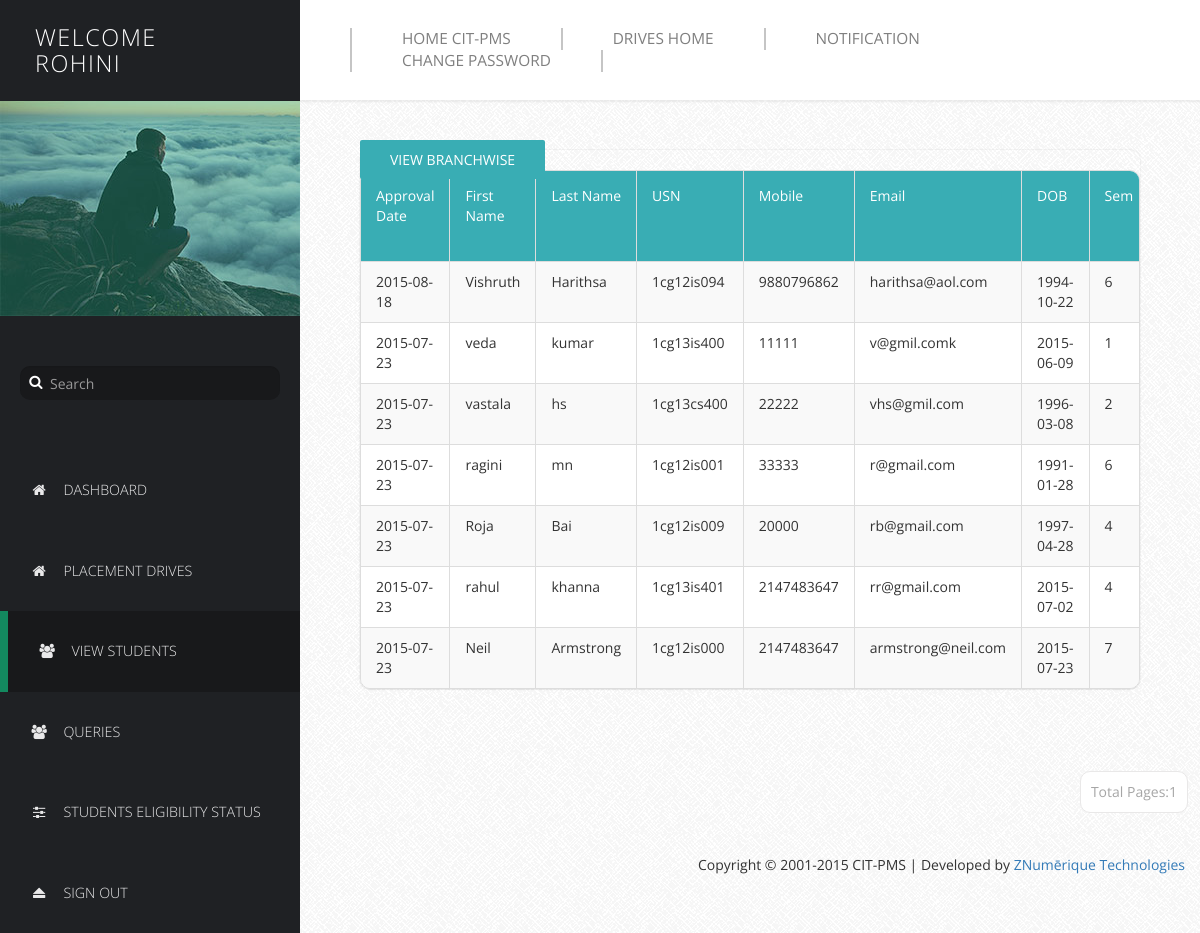
Page /Profilers/PProfile/manage-users.php (signed in) on the committed database.
### tables this page shows
CREATE TABLE `basicdetails` (
  `Id` int NOT NULL,
  `FirstName` varchar(25) NOT NULL,
  `LastName` varchar(25) NOT NULL,
  `USN` varchar(10) NOT NULL,
  `Mobile` bigint NOT NULL,
  `Email` varchar(255) NOT NULL,
  `DOB` date NOT NULL,
  `Sem` int NOT NULL,
  `Branch` varchar(15) NOT NULL,
  `SSLC` float NOT NULL,
  `PU/Dip` float NOT NULL,
  `BE` float NOT NULL,
  `Backlogs` int NOT NULL,
  `HofBacklogs` tinyint(1) NOT NULL,
  `DetainYears` int NOT NULL,
  `Approve` tinyint(1) NOT NULL DEFAULT '0',
  `ApprovalDate` date NOT NULL
);

### Profilers/PProfile/manage-users.php (the view, shortened to what this page needs)
<!DOCTYPE html>
<html lang="en">
  <head>
    <link href="css/font-awesome.min.css" rel="stylesheet">
    <link href="css/bootstrap.min.css" rel="stylesheet">
    <link href="css/templatemo-style.css" rel="stylesheet">
  </head>
  <body>
    <div class="templatemo-flex-row">
      <div class="templatemo-sidebar">
        <header class="templatemo-site-header">
          <?php
		  $Welcome = "Welcome";
          echo "<h1>" . $Welcome . "<br>". $_SESSION['pusername']. "</h1>";
		 echo "<br>";
		  ?>
        </header>
        <div class="profile-photo-container">
          <img src="images/profile-photo.jpg" alt="Profile Photo" class="img-responsive">
          <div class="profile-photo-overlay"></div>
        </div>
        <form class="templatemo-search-form" role="search">
          <div class="input-group">
              <button type="submit" class="fa fa-search"></button>
              <input type="text" class="form-control" placeholder="Search" name="srch-term" id="srch-term">
          </div>
        </form>
        <nav class="templatemo-left-nav">
          <ul>
         <ul>
            <li><a href="login.php" ><i class="fa fa-home fa-fw"></i>Dashboard</a></li>
            <li><a href="Placement Drives.php"><i class="fa fa-home fa-fw"></i>Placement Drives</a></li>
            <li><a href="#" class="active"><i class="fa fa-users fa-fw"></i>View Students</a></li>
            <li><a href="queries.php"><i class="fa fa-users fa-fw"></i>Queries</a></li>
            <li><a href="Students Eligibility.php"><i class="fa fa-sliders fa-fw"></i>Students Eligibility Status</a></li>
            <li><a href="logout.php"><i class="fa fa-eject fa-fw"></i>Sign Out</a></li>
          </ul>
        </nav>
      </div>
      <div class="templatemo-content col-1 light-gray-bg">
        <div class="templatemo-top-nav-container">
          <div class="row">
            <nav class="templatemo-top-nav col-lg-12 col-md-12">
              <ul class="text-uppercase">
               <li><a href="../../Homepage/index.php">Home CIT-PMS</a></li>
                <li><a href="../../Drives/index.php">Drives Home</a></li>
                <li><a href="Notif.php">Notification</a></li>
                <li><a href="Change Password.php">Change Password</a></li>
              </ul>
            </nav>
          </div>
        </div>
        <div class="templatemo-content-container">
          <div class="templatemo-content-widget no-padding">
		  	<a href="bgo.php" class="templatemo-blue-button">View Branchwise</a>
            <div class="panel panel-default table-responsive">
			  <table class="table table-striped table-bordered templatemo-user-table">
                <thead>
                  <tr>
				  <td><a   class="white-text templatemo-sort-by">Approval Date</a></td>
                    <td><a   class="white-text templatemo-sort-by">First Name</a></td>
                    <td><a   class="white-text templatemo-sort-by">Last Name </a></td>
                    <td><a  class="white-text templatemo-sort-by">USN </a></td>
                    <td><a class="white-text templatemo-sort-by">Mobile  </a></td>
					   <td><a  class="white-text templatemo-sort-by">Email </a></td>
                       <td><a class="white-text templatemo-sort-by">DOB  </a></td>
   <td><a   class="white-text templatemo-sort-by">Sem </a></td>
				  </thead>
			   <?php
$connect=mysqli_connect('localhost','root','');
mysqli_select_db($connect,'details');
$sql = "SELECT * FROM basicdetails where Approve='1' ORDER BY ApprovalDate DESC ";
$rs_result = mysqli_query($connect,$sql);
while ($row = mysqli_fetch_assoc($rs_result))
{
            print "<tr>";
print "<td>" . $row['ApprovalDate'] . "</td>";
print "<td>" . $row['FirstName'] . "</td>";
print "<td>" . $row['LastName'] . "</td>";
print "<td>" . $row['USN'] . "</td>";
print "<td>" . $row['Mobile'] . "</td>";
print "<td>" . $row['Email'] . "</td>";
print "<td>" . $row['DOB'] . "</td>";
print "<td>" . $row['Sem'] . "</td>";
print "</tr>";
}
?>
              </table>
			  </div>
			  </div>
			  </div>
  <div class="pagination-wrap">
  <ul class="pagination">
			  <?php
$num_rec_per_page=15;
$connect=mysqli_connect('localhost','root','');
mysqli_select_db($connect,'details');
$sql = "SELECT * FROM basicdetails where Approve='1' ";
$rs_result = mysqli_query($connect,$sql);
$total_records = mysqli_num_rows($rs_result);
$totalpage = ceil($total_records / $num_rec_per_page);
$currentpage = (isset($_GET['page']) ? $_GET['page'] : 1);
	 if($currentpage == 0)
	{
	}
	else if( $currentpage >= 1  &&  $currentpage <= $totalpage  )
	{
	 echo "<li><a>Total Pages:".$totalpage."</a></li>";
}
 ?>
</ul>
</div>
        <footer class="text-right">
            <p>Copyright &copy; 2001-2015 CIT-PMS
            | Developed by <a href="http://znumerique.azurewebsites.net" target="_parent">ZNumērique Technologies</a></p>
          </footer>
        </div>
      </div>
  </body>
</html>

### Profilers/PProfile/css/templatemo-style.css (style rules this page uses)
* { font-family: 'Open Sans', sans-serif; }
body { font-size: 13px; }
body, .templatemo-left-nav { background: #1f2124; }
h1, h2, h3 { margin: 0; }
ul { list-style-type: none; margin: 0; padding: 0; }
nav li { font-size: 1.1em; list-style: none; text-transform: uppercase; }
.white-text { color: white; }
.light-gray-bg { font-family:"Trebuchet MS", "Myriad Pro", Arial, sans-serif; font-size:14px; background:#f4f4f4 url(../images/bg.png) repeat top left; color:#333; overflow-y:scroll; }
footer { padding: 15px; }
.templatemo-sidebar { width: 300px; }
.templatemo-site-header { margin: 25px 30px; }
.templatemo-site-header h1 { color: white; display: inline-block; font-size: 1.8em; font-weight: 300; letter-spacing: 1.5px; margin: 0 5px; text-transform: uppercase; vertical-align: middle; }
.profile-photo-container { position: relative; }
.profile-photo-overlay { background-color: rgba(4, 152, 114, 0.35); position: absolute; top: 0; left: 0; width: 100%; height: 100%; transition: all 0.3s ease; }
.templatemo-search-form { font-size: 1.1em; margin: 50px 20px; }
.templatemo-search-form .input-group { width: 100%; }
.templatemo-search-form .input-group .form-control { background-color: #18191b; border: none; border-radius: 10px; color: #DDD; padding-left: 30px; }
.templatemo-search-form .input-group { position: relative; }
.fa-search { height:32px; width:32px; border: none; cursor: pointer; color:white; background:transparent; position:absolute; top: 0; left: 0; z-index: 100; }
.templatemo-left-nav li { font-weight: 300; }
.templatemo-left-nav a.active, .templatemo-left-nav a:hover { background: #18191b; border-left: 8px solid #13895F; }
.templatemo-left-nav a { color: #e9e9ea; display: block; padding: 30px; transition: all 0.3s ease; }
.templatemo-left-nav .fa { margin-right: 15px; }
.templatemo-top-nav-container { background-color: white; padding: 28px 50px; box-shadow: 0px 0px 2px 2px rgba(161, 159, 159, 0.18); }
.templatemo-top-nav li { float: left; list-style: none; }
.templatemo-top-nav a { color: #7f7f7f; display: block; padding: 0 50px; border-left: 2px solid #c5c5c5; }
.templatemo-top-nav li:last-child a { border-right: 2px solid #c5c5c5; }
.templatemo-content { margin-top: 0px; min-height: 600px; padding: 0; overflow-x: hidden; }
.templatemo-content-container { padding: 40px 50px; }
.templatemo-flex-row { display: -webkit-flex; display: -ms-flexbox; display: flex; }
.col-1 { -webkit-flex: 1; -ms-flex: 1; flex: 1; }
.templatemo-content-widget { border-radius: 10px; padding: 30px; position: relative; margin: 10px; box-shadow: 0px 0px 1px 1px rgba(161, 159, 159, 0.1); }
.templatemo-content-widget.no-padding { padding: 0; }
.panel { border-radius: 10px; }
.pagination-wrap { margin-right: 10px; text-align: right; }
.pagination>li>a { border-color: #E9E8E8; color: #a6a6a6; margin: 2px; padding: 10px; }
.pagination>li>a, .pagination>li:first-child>a, .pagination>li:last-child>a { border-radius: 10px; }
.table { margin-bottom: 0; }
.table>tbody>tr>td { padding: 10px 15px; }
.table>thead>tr>td { padding: 15px; }
.templatemo-blue-button, .templatemo-white-button { border-radius: 2px; padding: 10px 30px; text-transform: uppercase; transition: all 0.3s ease; }
.templatemo-blue-button { background-color: #39ADB4; border: none; color: white; }
.templatemo-user-table thead { background-color: #39ADB4; color: white; }
.panel>.table-responsive:last-child>.table:last-child, .panel>.table:last-child { border-bottom-right-radius: 10px; border-bottom-left-radius: 10px; }
.panel>.table:first-child { border-top-left-radius: 10px; border-top-right-radius: 10px; }
@media only screen and (min-width: 768px) { .templatemo-left-nav { display: block !important; } }

### rows in the picture
basicdetails: ApprovalDate "2015-08-18", FirstName "Vishruth", LastName "Harithsa", USN "1cg12is094", Mobile "9880796862", Email "harithsa@aol.com", DOB "1994-10-22", Sem "6"
basicdetails: ApprovalDate "2015-07-23", FirstName "veda", LastName "kumar", USN "1cg13is400", Mobile "11111", Email "v@gmil.comk", DOB "2015-06-09", Sem "1"
basicdetails: ApprovalDate "2015-07-23", FirstName "vastala", LastName "hs", USN "1cg13cs400", Mobile "22222", Email "vhs@gmil.com", DOB "1996-03-08", Sem "2"
basicdetails: ApprovalDate "2015-07-23", FirstName "ragini", LastName "mn", USN "1cg12is001", Mobile "33333", Email "r@gmail.com", DOB "1991-01-28", Sem "6"
basicdetails: ApprovalDate "2015-07-23", FirstName "Roja", LastName "Bai", USN "1cg12is009", Mobile "20000", Email "rb@gmail.com", DOB "1997-04-28", Sem "4"
basicdetails: ApprovalDate "2015-07-23", FirstName "rahul", LastName "khanna", USN "1cg13is401", Mobile "2147483647", Email "rr@gmail.com", DOB "2015-07-02", Sem "4"
basicdetails: ApprovalDate "2015-07-23", FirstName "Neil", LastName "Armstrong", USN "1cg12is000", Mobile "2147483647", Email "armstrong@neil.com", DOB "2015-07-23", Sem "7"

### other values in the picture
$Welcome "WELCOME"
$_SESSION['pusername'] "ROHINI"
$totalpage "1"
